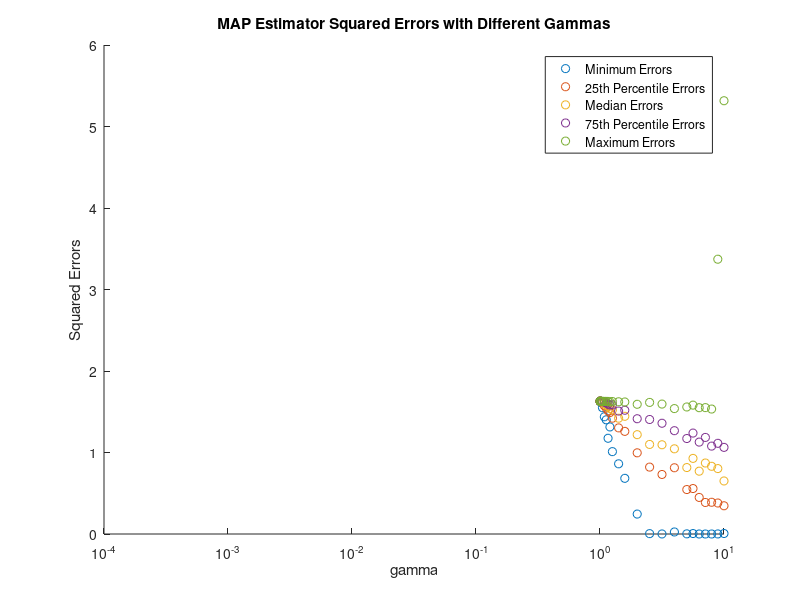

This chart was generated by the following MATLAB code:
%Question 3

%Defining sigma squared
sigma2 = 1;
%Defining w
w = transpose([1,-0.15,-0.4825,0.144375]);
%Defining gamma squared
gamma2 = [10^-4,10^-3,0.005,10^-2,0.08,0.065,0.05,0.035,0.02,10^-1,0.95,0.9,0.85,0.8,0.75,0.7,0.6,0.5,0.4,0.3,0.2,0.15,10^0,1.1,1.2,1.3,1.4,1.5];
%Reserve space
errorsq = zeros(28,100);
for g = 1:28
    for i = 1:100
        %Generating the errors
        v = normrnd(0,1,10,1);
        %Generating x (between 1 and -1 from a uniform distribution)
        x = 2*rand(10,1)-1;
        %Finding the realizations of y's
        y = w(1)*x.^3+w(2)*x.^2+w(3)*x+w(4)+v;
        %Defining a matrix for x (including powers)
        x3 = x.^3;
        x2 = x.^2;
        x1 = x.^1;
        x0 = x.^0;
        xall = [x3,x2,x1,x0];
        %Finding the predicted w (using the math above)
        wpred = inv(sigma2/gamma2(g)*eye(4)+transpose(xall)*xall)*transpose(xall)*y;
        %Finding the ML estimates
        wml = inv(transpose(xall)*xall)*transpose(xall)*y;
        %Calculating error squared
        errorsq(g,i) = (transpose(w)*w-transpose(wpred)*wpred)^2;
        %Calculating ML error squared
        errorsqml(g,i) = (transpose(w)*w-transpose(wml)*wml)^2;
        %Clearing x, y, v and wpred for the next loop
        %clear v x y wpred;
    end
end
%Finding minimum, 25th percentile, median, 75th percentile and maximum
%squared errors
sorted = sort(errorsq,2);
errmin = sorted(:,1);
err25 = sorted(:,25);
errmed = sorted(:,50);
err75 = sorted(:,75);
errmax = sorted(:,100);

sortedml = sort(errorsqml,2);
errminml = sortedml(:,1);
err25ml = sortedml(:,25);
errmedml = sortedml(:,50);
err75ml = sortedml(:,75);
errmaxml = sortedml(:,100);

disp('The minimum errors are:')
disp(errmin)
disp('The 25th percentile errors are:')
disp(err25)
disp('The median errors are:')
disp(errmed)
disp('The 75th percentile errors are:')
disp(err75)
disp('The maximum errors are:')
disp(errmax)
%{
disp('The minimum ML errors are:')
disp(errminml)
disp('The 25th percentile ML errors are:')
disp(err25ml)
disp('The median ML errors are:')
disp(errmedml)
disp('The 75th percentile ML errors are:')
disp(err75ml)
disp('The maximum ML errors are:')
disp(errmaxml)
%}

scatter(gamma2,errmin,'ob'), hold on,
set(gca,'xscale','log')
scatter(gamma2,err25,'oc'), hold on,
set(gca,'xscale','log')
scatter(gamma2,errmed,'om'), hold on,
set(gca,'xscale','log')
scatter(gamma2,err75,'or'), hold on,
set(gca,'xscale','log')
scatter(gamma2,errmax,'ok'), hold on,
set(gca,'xscale','log')
legend('Minimum Errors','25th Percentile Errors','Median Errors','75th Percentile Errors','Maximum Errors'), 
title('MAP Estimator Squared Errors with Different Gammas'),
xlabel('gamma'), ylabel('Squared Errors')

%Save graph
saveas(gcf,'Q3.png')

